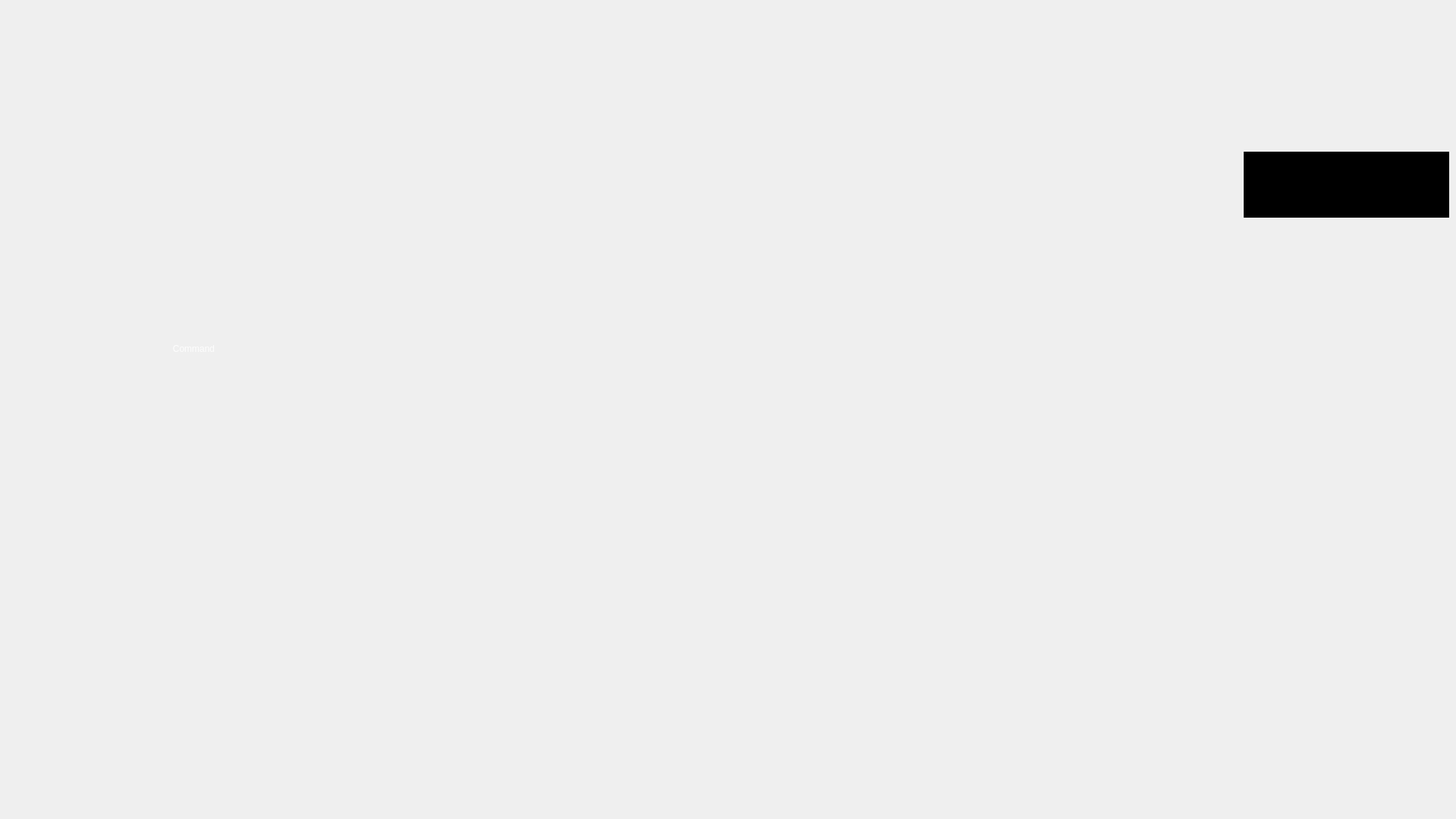
<?xml version="1.0" encoding="UTF-8"?>
<ui version="4.0">
 <class>Form</class>
 <widget class="QWidget" name="Form">
  <property name="geometry">
   <rect>
    <x>0</x>
    <y>0</y>
    <width>1920</width>
    <height>1080</height>
   </rect>
  </property>
  <property name="windowTitle">
   <string>Form</string>
  </property>
  <widget class="QLabel" name="label">
   <property name="geometry">
    <rect>
     <x>0</x>
     <y>0</y>
     <width>1920</width>
     <height>1080</height>
    </rect>
   </property>
   <property name="styleSheet">
    <string notr="true"/>
   </property>
   <property name="text">
    <string/>
   </property>
   <property name="pixmap">
    <pixmap resource="rec.qrc">:/redc/lib/tuse_removed.png</pixmap>
   </property>
   <property name="scaledContents">
    <bool>true</bool>
   </property>
  </widget>
  <widget class="QLabel" name="label_4">
   <property name="geometry">
    <rect>
     <x>580</x>
     <y>300</y>
     <width>751</width>
     <height>461</height>
    </rect>
   </property>
   <property name="text">
    <string/>
   </property>
   <property name="pixmap">
    <pixmap resource="rec.qrc">:/redc/lib/gifloader.gif</pixmap>
   </property>
   <property name="scaledContents">
    <bool>true</bool>
   </property>
  </widget>
  <widget class="QLabel" name="label_5">
   <property name="geometry">
    <rect>
     <x>40</x>
     <y>200</y>
     <width>431</width>
     <height>561</height>
    </rect>
   </property>
   <property name="text">
    <string>&lt;html&gt;&lt;head/&gt;&lt;body&gt;&lt;p align=&quot;center&quot;&gt;&lt;span style=&quot; color:#fdfdfd;&quot;&gt;Command&lt;/span&gt;&lt;/p&gt;&lt;p align=&quot;center&quot;&gt;&lt;span style=&quot; color:#fdfdfd;&quot;&gt;&lt;br/&gt;&lt;/span&gt;&lt;/p&gt;&lt;/body&gt;&lt;/html&gt;</string>
   </property>
  </widget>
  <widget class="QPlainTextEdit" name="plainTextEdit">
   <property name="geometry">
    <rect>
     <x>1640</x>
     <y>200</y>
     <width>271</width>
     <height>87</height>
    </rect>
   </property>
   <property name="autoFillBackground">
    <bool>true</bool>
   </property>
   <property name="styleSheet">
    <string notr="true">font: 28pt &quot;Ravie&quot;;
color: qlineargradient(spread:pad, x1:0, y1:0, x2:1, y2:0, stop:0 rgba(25, 55, 255, 255), stop:1 rgba(33, 148, 255, 255));
background-color: qlineargradient(spread:pad, x1:0, y1:0, x2:1, y2:0, stop:0 rgba(0, 0, 0, 255), stop:1 rgba(0, 0, 0, 255));</string>
   </property>
   <property name="plainText">
    <string>JARVIS</string>
   </property>
  </widget>
 </widget>
 <resources>
  <include location="rec.qrc"/>
 </resources>
 <connections/>
</ui>
